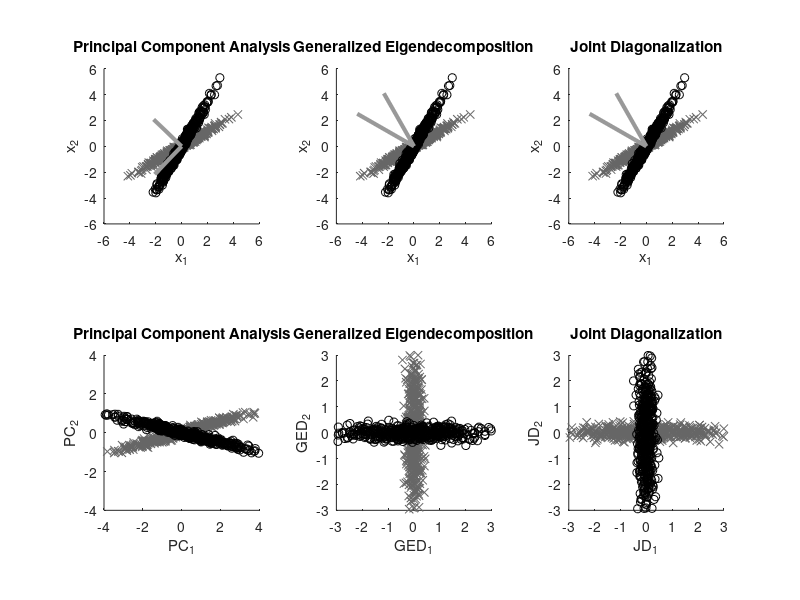

This chart was generated by the following MATLAB code:
clear all; close all; clc;

%% Creatiging artificial data:
Nsamples = 500;
C0 = diag([3 0.01]);
R1 = [cos(pi/6) -sin(pi/6); sin(pi/6) cos(pi/6)];
R2 = [cos(pi/3) -sin(pi/3); sin(pi/3) cos(pi/3)];
C1 = R1*C0*R1';
C2 = R2*C0*R2';
X = [mvnrnd([0;0], C1, Nsamples)' mvnrnd([0;0], C2, Nsamples)'];
X = bsxfun(@minus, X, mean(X,2));
% X - repmat(mean(X,2),1,2*Nsamples);

%% Principal component analysis
[U, S, V] = svd(X, 'econ');
Y = U'*X;

figure(1); 
subplot(2,3,1); hold on;
plot(X(1,1:Nsamples), X(2,1:Nsamples), 'x', 'color', [0.4 0.4 0.4]);
plot(X(1,Nsamples+1:2*Nsamples), X(2,Nsamples+1:2*Nsamples), 'ko');
plot(3*[0 U(1,1)], 3*[0 U(2,1)], 'color', [0.6 0.6 0.6], 'linewidth', 3);
plot(3*[0 U(1,2)], 3*[0 U(2,2)], 'color', [0.6 0.6 0.6], 'linewidth', 3);
axis([-6 6 -6 6]); axis square;
title('Principal Component Analysis');
xlabel('x_1'); ylabel('x_2');

subplot(2,3,4); hold on;
plot(Y(1,1:Nsamples), Y(2,1:Nsamples), 'x', 'color', [0.4 0.4 0.4]);
plot(Y(1,Nsamples+1:2*Nsamples), Y(2,Nsamples+1:2*Nsamples), 'ko');
axis([-4 4 -4 4]); axis square;
title('Principal Component Analysis');
xlabel('PC_1'); ylabel('PC_2');

%% Signal and Reference covariance matrices
CS = X(:,1:Nsamples)*X(:,1:Nsamples)'/(Nsamples-1)-X(:,(Nsamples+1):(2*Nsamples))*X(:,(Nsamples+1):(2*Nsamples))'/(Nsamples-1);
CR = X*X'/(2*Nsamples-1);

%% Generalized eigenvalue decomposition (GED)
[W, Lambda_GED] = eig(CS, CR);
Y = W'*X;

subplot(2,3,2); hold on;
plot(X(1,1:Nsamples), X(2,1:Nsamples), 'x', 'color', [0.4 0.4 0.4]);
plot(X(1,Nsamples+1:2*Nsamples), X(2,Nsamples+1:2*Nsamples), 'ko');
plot(3*[0 W(1,1)], 3*[0 W(2,1)], 'color', [0.6 0.6 0.6], 'linewidth', 3);
plot(3*[0 W(1,2)], 3*[0 W(2,2)], 'color', [0.6 0.6 0.6], 'linewidth', 3);
axis([-6 6 -6 6]); axis square;
title('Generalized Eigendecomposition');
xlabel('x_1'); ylabel('x_2');

subplot(2,3,5); hold on;
plot(Y(1,1:Nsamples), Y(2,1:Nsamples), 'x', 'color', [0.4 0.4 0.4]);
plot(Y(1,Nsamples+1:2*Nsamples), Y(2,Nsamples+1:2*Nsamples), 'ko');
axis([-3 3 -3 3]); axis square;
title('Generalized Eigendecomposition');
xlabel('GED_1'); ylabel('GED_2');

%% Joint diagonalization (JD)
[P, DR] = eig(CR);
[Q, Lambda_JD] = eig(DR^(-1/2)*P'*CS*P*DR^(-1/2));
W = P*DR^(-1/2)*Q;
Y = W'*X;

subplot(2,3,3); hold on;
plot(X(1,1:Nsamples), X(2,1:Nsamples), 'x', 'color', [0.4 0.4 0.4]);
plot(X(1,Nsamples+1:2*Nsamples), X(2,Nsamples+1:2*Nsamples), 'ko');
plot(3*[0 W(1,1)], 3*[0 W(2,1)], 'color', [0.6 0.6 0.6], 'linewidth', 3);
plot(3*[0 W(1,2)], 3*[0 W(2,2)], 'color', [0.6 0.6 0.6], 'linewidth', 3);
axis([-6 6 -6 6]); axis square;
title('Joint Diagonalization');
xlabel('x_1'); ylabel('x_2');

subplot(2,3,6); hold on;
plot(Y(1,1:Nsamples), Y(2,1:Nsamples), 'x', 'color', [0.4 0.4 0.4]);
plot(Y(1,Nsamples+1:2*Nsamples), Y(2,Nsamples+1:2*Nsamples), 'ko');
axis([-3 3 -3 3]); axis square;
title('Joint Diagonalization');
xlabel('JD_1'); ylabel('JD_2');

set(gcf, 'color', 'w');
